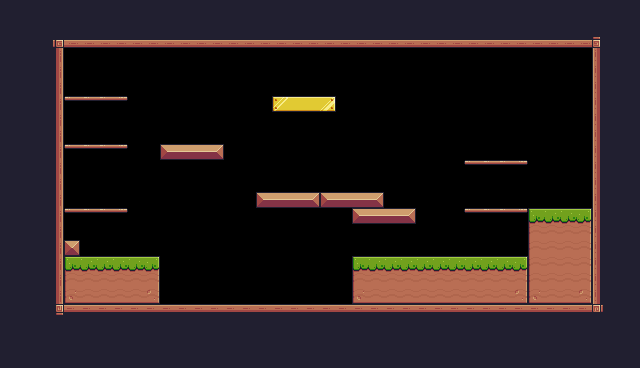

A level layout from a 2D game, rendered from its tile map. Below: a short description, then the map file with its tile-grid data intact:
An orthogonal 40x23 tile map with 16x16 px tiles, 1 tile layer (Background) and 36 objects (11x Fruit, 5x Platform, Player, Saw, Checkpoint, ...).

<map version="1.10" tiledversion="1.11.0" orientation="orthogonal" renderorder="right-down" width="40" height="23" tilewidth="16" tileheight="16" infinite="0" nextlayerid="4" nextobjectid="78">
 <tileset firstgid="1" source="Pixel Adventure.tsx" />
 <layer id="1" name="Background" width="40" height="23">
  <properties>
   <property name="BackgroundColor" value="Yellow" />
  </properties>
  <data encoding="csv">
24,24,24,24,24,24,24,24,24,24,24,24,24,24,24,24,24,24,24,24,24,24,24,24,24,24,24,24,24,24,24,24,24,24,24,24,24,24,24,24,
24,24,24,112,112,112,112,112,112,112,24,24,24,24,24,24,24,24,24,24,24,24,24,24,24,24,24,24,24,24,24,24,24,24,24,24,24,24,24,24,
24,24,24,92,134,134,134,134,134,134,134,134,134,134,134,134,134,134,134,134,134,134,134,134,134,134,134,134,134,134,134,134,134,134,134,134,134,93,24,24,
24,24,24,113,0,0,0,0,0,0,0,0,0,0,0,0,0,0,0,0,0,0,0,0,0,0,0,0,0,0,0,0,0,0,0,0,0,111,24,24,
24,24,24,113,0,0,0,0,0,0,0,0,0,0,0,0,0,0,0,0,0,0,0,0,0,0,0,0,0,0,0,0,0,0,0,0,0,111,24,24,
24,24,24,113,0,0,0,0,0,0,0,0,0,0,0,0,0,0,0,0,0,0,0,0,0,0,0,0,0,0,0,0,0,0,0,0,0,111,24,24,
24,24,24,113,40,41,41,42,0,0,0,0,0,0,0,0,0,194,195,195,196,0,0,0,0,0,0,0,0,0,0,0,0,0,0,0,0,111,24,24,
24,24,24,113,0,0,0,0,0,0,0,0,0,0,0,0,0,0,0,0,0,0,0,0,0,0,0,0,0,0,0,0,0,0,0,0,0,111,24,24,
24,24,24,113,0,0,0,0,0,0,0,0,0,0,0,0,0,0,0,0,0,0,0,0,0,0,0,0,0,0,0,0,0,0,0,0,0,111,24,24,
24,24,24,113,40,41,41,42,0,0,13,14,14,15,0,0,0,0,0,0,0,0,0,0,0,0,0,0,0,0,0,0,0,0,0,0,0,111,24,24,
24,24,24,113,0,0,0,0,0,0,0,0,0,0,0,0,0,0,0,0,0,0,0,0,0,0,0,0,0,40,41,41,42,0,0,0,0,111,24,24,
24,24,24,113,0,0,0,0,0,0,0,0,0,0,0,0,0,0,0,0,0,0,0,0,0,0,0,0,0,0,0,0,0,0,0,0,0,111,24,24,
24,24,24,113,0,0,0,0,0,0,0,0,0,0,0,0,13,14,14,15,13,14,14,15,0,0,0,0,0,0,0,0,0,0,0,0,0,111,24,24,
24,24,24,113,40,41,41,42,0,0,0,0,0,0,0,0,0,0,0,0,0,0,13,14,14,15,0,0,0,40,41,41,42,7,8,8,9,111,24,24,
24,24,24,113,0,0,0,0,0,0,0,0,0,0,0,0,0,0,0,0,0,0,0,0,0,0,0,0,0,0,0,0,0,29,30,30,31,111,24,24,
24,24,24,113,35,0,0,0,0,0,0,0,0,0,0,0,0,0,0,0,0,0,0,0,0,0,0,0,0,0,0,0,0,29,30,30,31,111,24,24,
24,24,24,113,7,8,8,8,8,9,0,0,0,0,0,0,0,0,0,0,0,0,7,8,8,8,8,8,8,8,8,8,9,29,30,30,31,111,24,24,
24,24,24,113,29,30,30,30,30,31,0,0,0,0,0,0,0,0,0,0,0,0,29,30,30,30,30,30,30,30,30,30,31,29,30,30,31,111,24,24,
24,24,24,113,51,52,52,52,52,53,0,0,0,0,0,0,0,0,0,0,0,0,51,52,52,52,52,52,52,52,52,52,53,51,52,52,53,111,24,24,
24,24,24,114,90,90,90,90,90,90,90,90,90,90,90,90,90,90,90,90,90,90,90,90,90,90,90,90,90,90,90,90,90,90,90,90,90,115,24,24,
24,24,24,24,24,24,24,24,24,24,24,24,24,24,24,24,24,24,24,24,24,24,24,24,24,24,24,24,24,24,24,24,24,24,24,24,24,24,24,24,
24,24,24,24,24,24,24,24,24,24,24,24,24,24,24,24,24,24,24,24,24,24,24,24,24,24,24,24,24,24,24,24,24,24,24,24,24,24,24,24,
24,24,24,24,24,24,24,24,24,24,24,24,24,24,24,24,24,24,24,24,24,24,24,24,24,24,24,24,24,24,24,24,24,24,24,24,24,24,24,24
</data>
 </layer>
 <objectgroup id="2" name="Spawnpoints" offsetx="-1.33333" offsety="2.84217e-14">
  <object id="4" name="Player" type="Player" x="288" y="64" width="31.3333" height="30.6667" />
  <object id="52" name="Bananas" type="Fruit" x="96" y="64" width="32" height="32" />
  <object id="53" name="Orange" type="Fruit" x="96" y="112" width="32" height="32" />
  <object id="54" name="Apple" type="Fruit" x="96" y="176" width="32" height="32" />
  <object id="58" name="Cherries" type="Fruit" x="256" y="160" width="32" height="32" />
  <object id="59" name="Cherries" type="Fruit" x="288" y="160" width="32" height="32" />
  <object id="60" name="Cherries" type="Fruit" x="272" y="128" width="32" height="32" />
  <object id="61" name="Kiwi" type="Fruit" x="480" y="128" width="32" height="32" />
  <object id="62" name="Kiwi" type="Fruit" x="480" y="176" width="32" height="32" />
  <object id="63" name="Cherries" type="Fruit" x="160" y="112" width="32" height="32" />
  <object id="64" name="Cherries" type="Fruit" x="192" y="112" width="32" height="32" />
  <object id="65" name="Cherries" type="Fruit" x="176" y="80" width="32" height="32" />
  <object id="68" name="Saw" type="Saw" x="416" y="112" width="32" height="32">
   <properties>
    <property name="isVertical" type="bool" value="true" />
    <property name="offNeg" type="float" value="4" />
    <property name="offPos" type="float" value="7" />
   </properties>
  </object>
  <object id="71" type="Checkpoint" x="528" y="144" width="64" height="64" />
  <object id="73" name="Chicken" type="Chicken" x="272" y="272" width="32" height="32">
   <properties>
    <property name="offNeg" type="float" value="8" />
    <property name="offPos" type="float" value="4" />
   </properties>
  </object>
  <object id="75" name="Cat" type="Cat" x="128" y="224" width="32" height="32" />
 </objectgroup>
 <objectgroup id="3" name="Collisions">
  <object id="11" x="64" y="32" width="528" height="16" />
  <object id="12" x="592" y="48" width="16" height="272" />
  <object id="13" x="64" y="304" width="528" height="16" />
  <object id="14" x="48" y="32" width="16" height="272" />
  <object id="15" x="592" y="32" width="16" height="16" />
  <object id="16" x="48" y="304" width="16" height="16" />
  <object id="17" x="160" y="144" width="64" height="16" />
  <object id="18" x="320" y="192" width="64" height="16" />
  <object id="19" x="352" y="256" width="176" height="48" />
  <object id="20" type="Platform" x="464" y="208" width="64" height="16" />
  <object id="24" type="Platform" x="464" y="160" width="64" height="16" />
  <object id="26" type="Platform" x="64" y="144" width="64" height="16" />
  <object id="27" type="Platform" x="64" y="208" width="64" height="16" />
  <object id="28" x="64" y="256" width="96" height="48" />
  <object id="29" x="64" y="240" width="16" />
  <object id="33" x="352" y="208" width="64" height="16" />
  <object id="34" x="256" y="192" width="64" height="16" />
  <object id="45" x="272" y="96" width="64" height="16" />
  <object id="51" type="Platform" x="64" y="96" width="64" height="16" />
  <object id="70" x="528" y="208" width="64" height="96" />
 </objectgroup>
</map>
